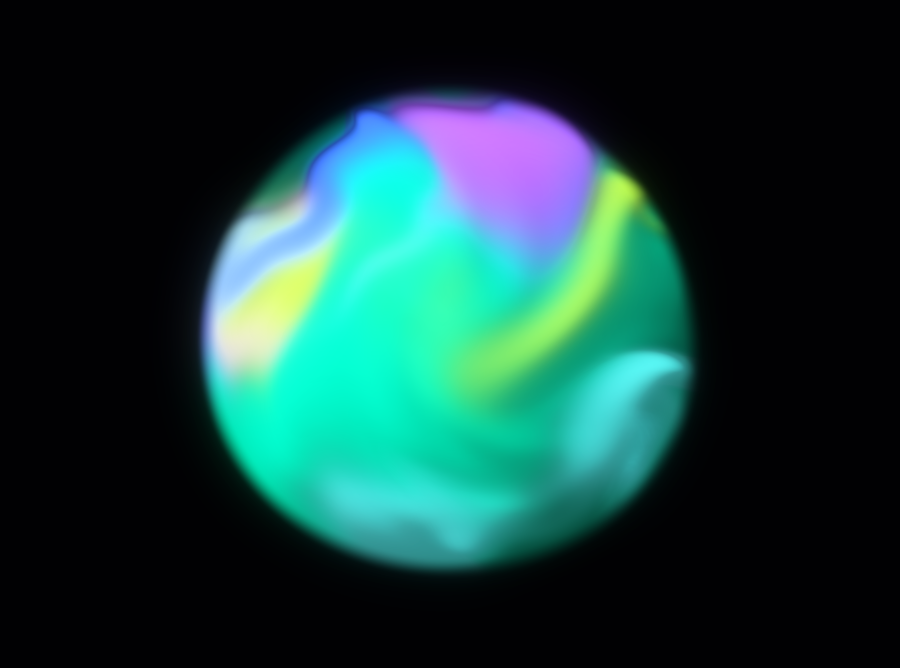
#> input picture 星际探索·彩雾呈现预览/地球.png, 900 x 668 px
$ python -i render_nebula_preview.py   (imports and definitions only)
#> lines starting #> are read from the running program, lines starting #| are printed output that depends on the picture
"""Render the dark presentation treatment and one color-volume release study."""

import argparse
from pathlib import Path
import subprocess

import numpy as np
from PIL import Image, ImageDraw, ImageFilter

from render_abstract_planets import ROOT, SCENES, SHARES, font, splat
from render_bundle_planets import Bundles, FFMPEG
from render_flame_globes import PHASES, VIEWS, Renderer


OUT = ROOT / "星际探索·彩雾呈现预览"
FRAGMENT = Path(__file__).with_name("luminous_nebula.frag")
SOLAR_PALETTE = ("ff4d0a","ffc225","85d449","159e9c","1b518f")


def ease(a):
    b = np.clip(a,0,1)
    return b*b*(3-2*b)


class ReleasedDust:
    # [32 lines left out: functions __init__, rasterize, not called in this run]


def grade(image, dust=None):
    image = np.asarray(image,dtype=np.float32)/255
    light = np.clip(image-.19,0,1)**1.12
    source = Image.fromarray(np.uint8(255*light))
    near = np.asarray(source.filter(ImageFilter.GaussianBlur(6.8)),dtype=np.float32)/255
    far = np.asarray(source.filter(ImageFilter.GaussianBlur(27)),dtype=np.float32)/255
    image += (1-image)*(.42*near+.36*far)
    if dust is not None:
        image += (1-image)*dust
    return Image.fromarray(np.uint8(255*np.clip(image,0,1)))


# [65 lines left out: functions stills, motion, not called in this run]


# [10 lines not run here, left out]

>>> import cv2
>>> picture = cv2.imread('../../星际探索·彩雾呈现预览/地球.png', cv2.IMREAD_GRAYSCALE)
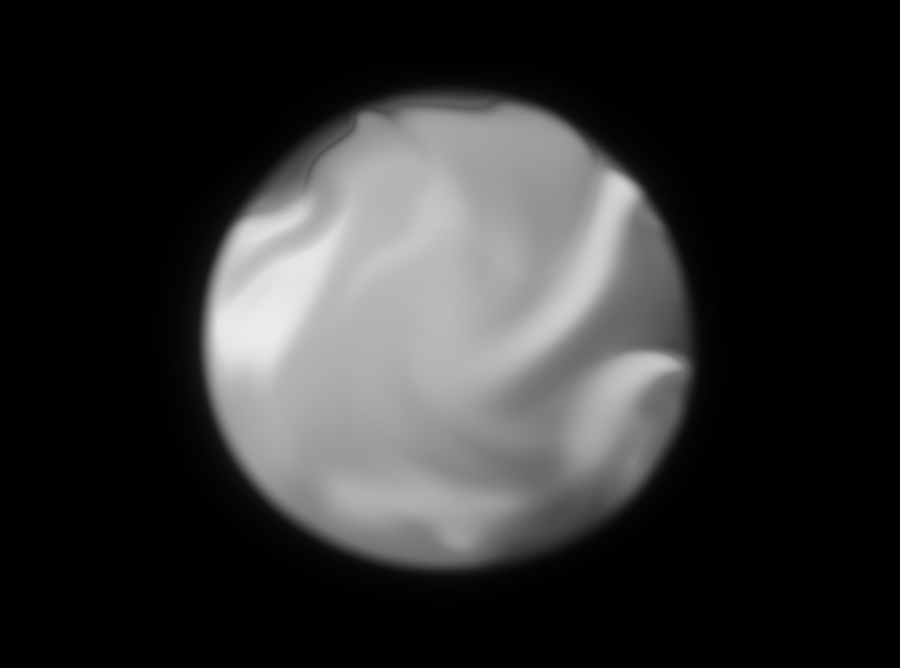
#> picture: shape (668, 900); min 1, max 236, mean 48.8
>>> result = grade(picture)
#> in grade, `light = np.clip(image-.19,0,1)**1.12`:
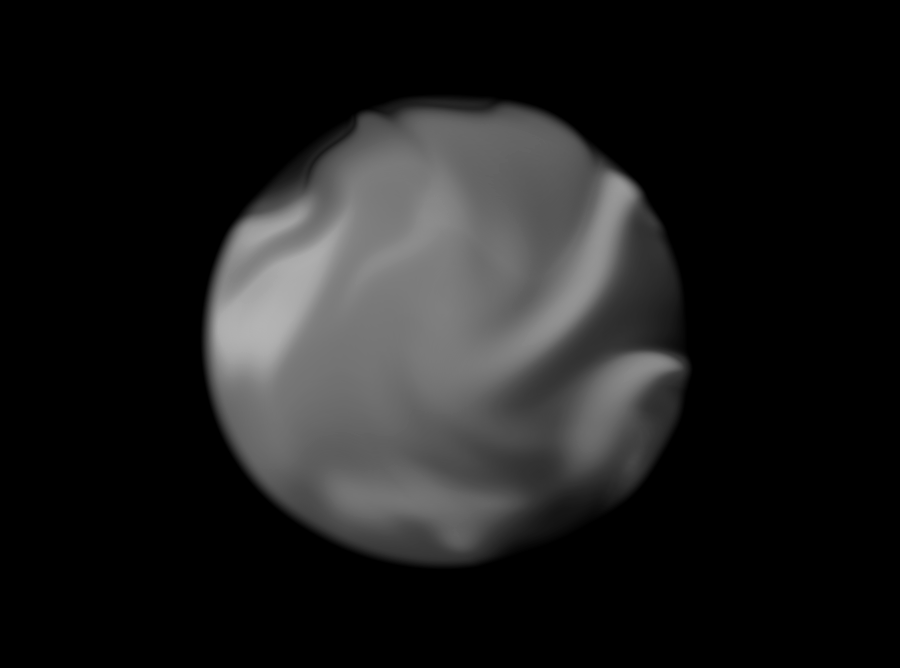
#> light: shape (668, 900) float32; min 0, max 0.709, mean 0.116
#> in grade, `far = np.asarray(source.filter(ImageFilter.GaussianBlur(27)),dtype=np...`:
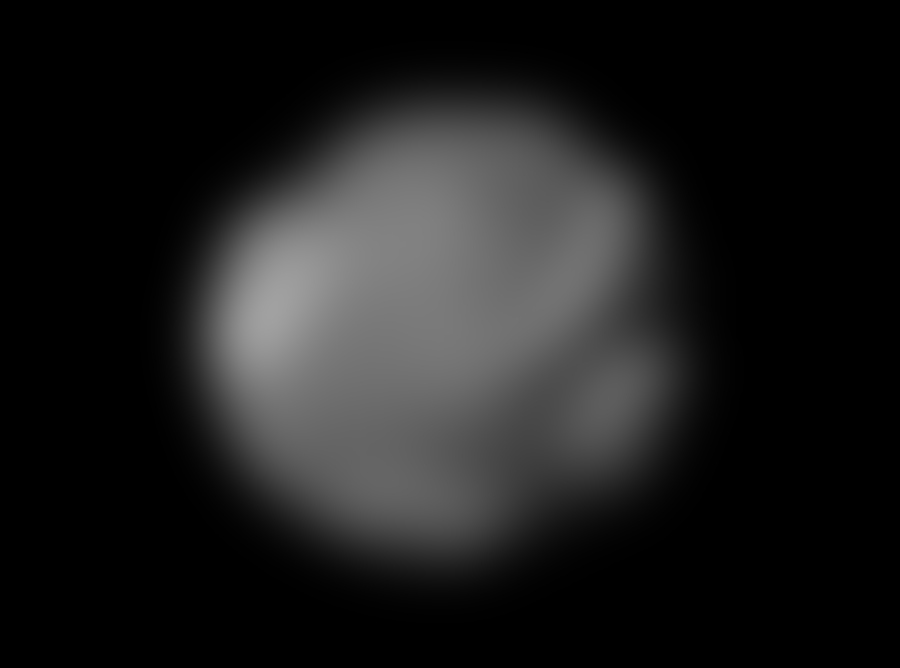
#> far: shape (668, 900) float32; min 0, max 0.631, mean 0.115
#> in grade, `image += (1-image)*(.42*near+.36*far)`:
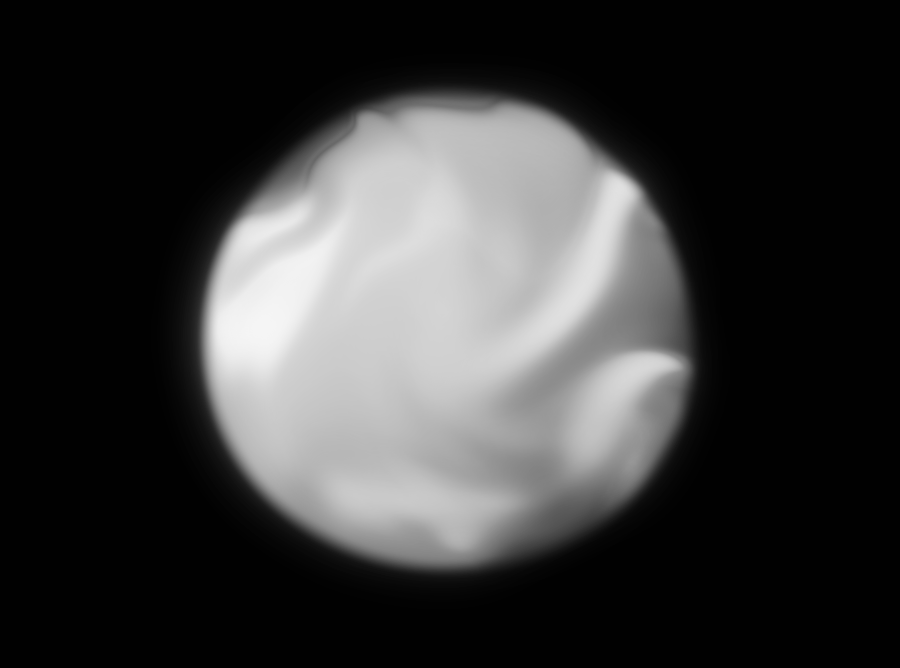
#> image: shape (668, 900) float32; min 0.00392, max 0.964, mean 0.224
